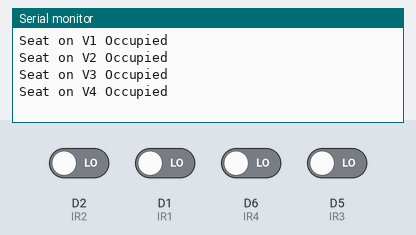
Bench run of a sketch on a simulated ESP8266 (NodeMCU). On the bench: the last lines printed to the serial monitor. Inputs (shaded band) come from the test bench; at power-on: D1 (IR1), D2 (IR2), D5 (IR3), D6 (IR4) LOW. WiFi joins after 1.5 s; servers stay silent unless stated.

Above: at 3.0 s.
3.1 s: D2 (IR2) driven HIGH
At 4.3 s:
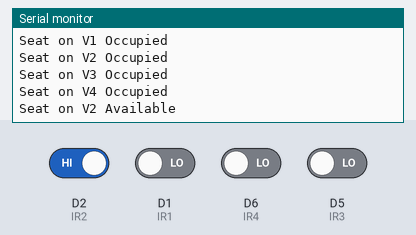
4.6 s: D1 (IR1) driven HIGH
At 5.8 s:
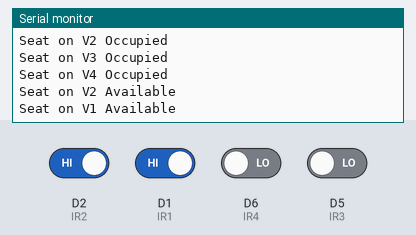
6.1 s: D6 (IR4) driven HIGH
At 7.3 s:
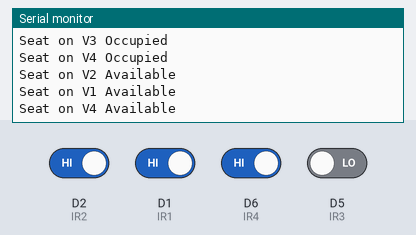
7.6 s: D5 (IR3) driven HIGH
At 8.9 s:
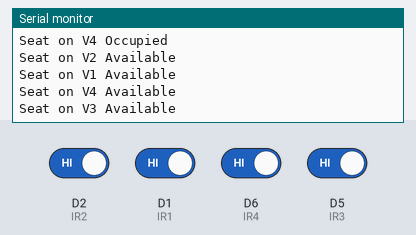
Timing chart, 0 to 10.1 s (numbered marks = the images above; inputs shaded):
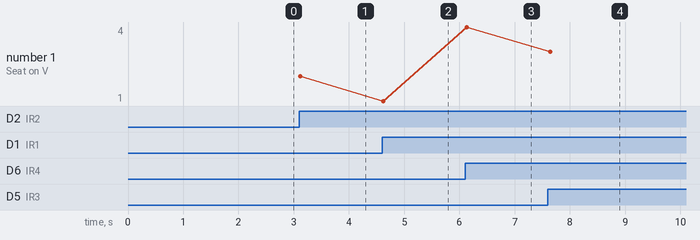

Measured:
- after the input at 3.1 s, the serial monitor: prints a new line at once (image 1)
- after the input at 4.6 s, the serial monitor: prints a new line at once (image 2)
- after the input at 6.1 s, the serial monitor: prints a new line at once (image 3)
- after the input at 7.6 s, the serial monitor: prints a new line at once (image 4)
- plotted number 1: 1 → 4 after the input at 6.1 s, 4 → 3 after the input at 7.6 s

The sketch:

BUS.ino
```cpp
#define BLYNK_PRINT Serial
#define BLYNK_TEMPLATE_ID "TMPL3AB8CVGAq"
#define BLYNK_TEMPLATE_NAME "BUS SEATING CAPACITY"
#define BLYNK_AUTH_TOKEN "RKxAmueaKPYVu0AJpEBTUuvfkRe84h3T"

#include <ESP8266WiFi.h>
#include <BlynkSimpleEsp8266.h>

// WiFi credentials
char ssid[] = "23";
char pass[] = "12345678";

// IR sensor pins
#define IR1 D1
#define IR2 D2
#define IR3 D5
#define IR4 D6

// Variables
int seat1, seat2, seat3, seat4;
int lastSeat1 = -1, lastSeat2 = -1, lastSeat3 = -1, lastSeat4 = -1;

void setup() {
  Serial.begin(115200);

  // Setup pins
  pinMode(IR1, INPUT);
  pinMode(IR2, INPUT);
  pinMode(IR3, INPUT);
  pinMode(IR4, INPUT);

  // Connect to WiFi and Blynk
  Blynk.begin(BLYNK_AUTH_TOKEN, ssid, pass);
}

void updateSeatStatus(int seat, int &lastSeat, int vPin) {
  if (seat != lastSeat) {
    Blynk.virtualWrite(vPin, seat == LOW ? 255 : 0); // 255 = Occupied, 0 = Available
    Serial.print("Seat on V"); Serial.print(vPin);
    Serial.println(seat == LOW ? " Occupied" : " Available");
    lastSeat = seat;
  }
}

void loop() {
  Blynk.run();

  seat1 = digitalRead(IR1);
  seat2 = digitalRead(IR2);
  seat3 = digitalRead(IR3);
  seat4 = digitalRead(IR4);

  updateSeatStatus(seat1, lastSeat1, V1);
  updateSeatStatus(seat2, lastSeat2, V2);
  updateSeatStatus(seat3, lastSeat3, V3);
  updateSeatStatus(seat4, lastSeat4, V4);

  // Optional: Show available seats
  int available = (seat1 == HIGH) + (seat2 == HIGH) + (seat3 == HIGH) + (seat4 == HIGH);
  Blynk.virtualWrite(V5, available);
  delay(100);
}
```
